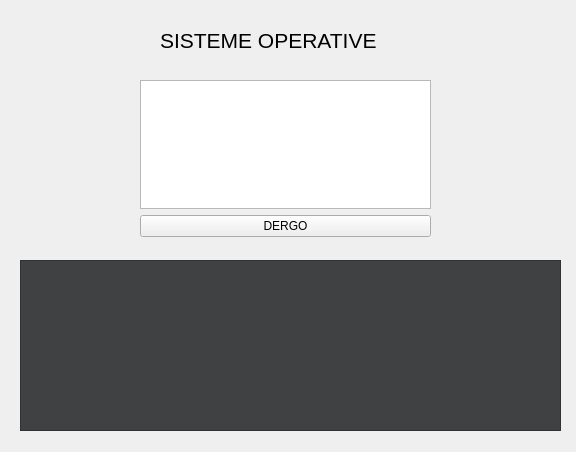
<?xml version="1.0" encoding="UTF-8"?>
<ui version="4.0">
 <class>MainWindow</class>
 <widget class="QMainWindow" name="MainWindow">
  <property name="geometry">
   <rect>
    <x>0</x>
    <y>0</y>
    <width>576</width>
    <height>452</height>
   </rect>
  </property>
  <property name="windowTitle">
   <string>MainWindow</string>
  </property>
  <property name="styleSheet">
   <string notr="true">backgroud-color:rgb(0, 0, 0)</string>
  </property>
  <widget class="QWidget" name="centralwidget">
   <widget class="QWidget" name="verticalLayoutWidget">
    <property name="geometry">
     <rect>
      <x>140</x>
      <y>80</y>
      <width>291</width>
      <height>157</height>
     </rect>
    </property>
    <layout class="QVBoxLayout" name="verticalLayout">
     <property name="sizeConstraint">
      <enum>QLayout::SetMinimumSize</enum>
     </property>
     <item>
      <widget class="QTextEdit" name="textEdit">
       <property name="toolTip">
        <string>Mesazhi</string>
       </property>
      </widget>
     </item>
     <item>
      <widget class="QPushButton" name="pushButton">
       <property name="text">
        <string>DERGO</string>
       </property>
      </widget>
     </item>
    </layout>
   </widget>
   <widget class="QTextEdit" name="textEdit_2">
    <property name="geometry">
     <rect>
      <x>20</x>
      <y>260</y>
      <width>541</width>
      <height>171</height>
     </rect>
    </property>
    <property name="autoFillBackground">
     <bool>false</bool>
    </property>
    <property name="styleSheet">
     <string notr="true">background-color:rgb(64, 65, 66);color:white;</string>
    </property>
    <property name="readOnly">
     <bool>true</bool>
    </property>
   </widget>
   <widget class="QLabel" name="label">
    <property name="geometry">
     <rect>
      <x>160</x>
      <y>30</y>
      <width>261</width>
      <height>21</height>
     </rect>
    </property>
    <property name="font">
     <font>
      <pointsize>16</pointsize>
     </font>
    </property>
    <property name="text">
     <string>SISTEME OPERATIVE</string>
    </property>
   </widget>
  </widget>
 </widget>
 <resources/>
 <connections/>
</ui>
